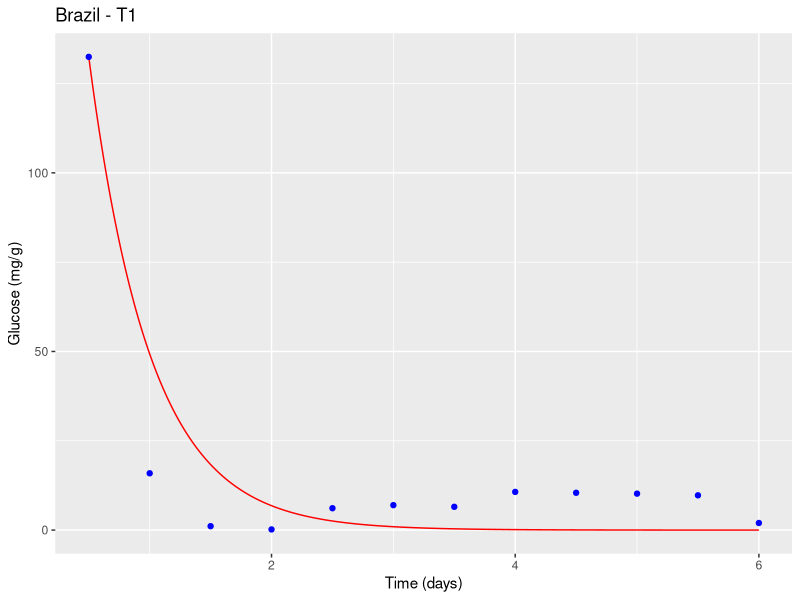
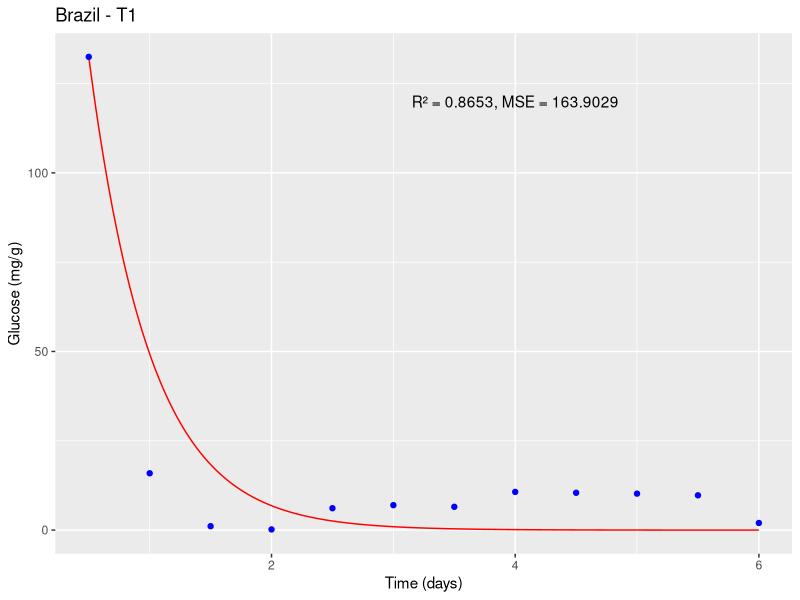
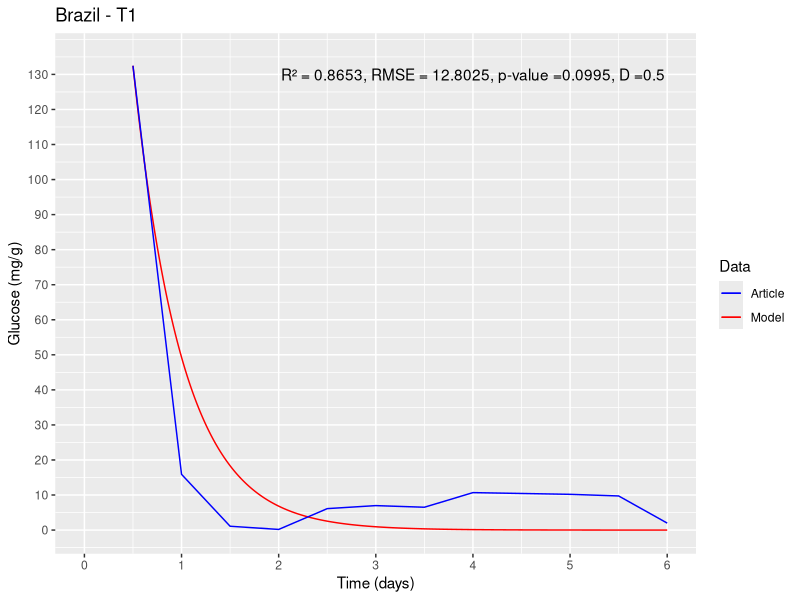

Write R code to recreate these figures, in order.
#Packages#
install.packages("deSolve")
install.packages("ggplot2")
#Libraries#
library(deSolve)
library(ggplot2)

state1<-c(y=132.47) # Initial state #
times1<-seq(0.5,6,1/10000) #6 days with 10000 intervals per day#
parameters1<-c(Y1=45.547,Y2=310.25) #Parameter values#
#Pereira et al., 2012 Brazil <- Brazil - T1#
#doi:10.1128/aem.01144-12#
#Brazil - T1#

#(i). DATA TO FEED THE GLUCOSE MODEL#

#nu1#
U<- 0.4125
G<- 132.47
K<-0.6099
L<-0.0017182
U1 <- (U*G/G+K*L)*L
U1
#nu2#
U2<- 0.4929
G2<- 132.47
K2<-0.5964
BAL2<-0.0001761

U2 <- (U2*G2/G2+K2*BAL2)*BAL2
U2

#Differential equation#
ODE1<-function(times,state,parameters){ 
  y<-state[1] #inital state
  Y1<-parameters[1] #parameter 1
  Y2<-parameters[2] #parameter 2
  dy<--(Y1*U1/0.03)*y-(Y2*U2/0.03)*y #equation 
  res<-dy
  list(res)
}


#number solution#
solution1<-lsoda(state1, times1, ODE1, parameters1)

#(ii). EXPERIMENTAL DATA OF ARTICLE#

ts = c(12/24,24/24,36/24,48/24,60/24,72/24,84/24,96/24,108/24,120/24,132/24,144/24)
glu<-c(132.472,15.902,1.09,0.184,6.121,6.98,6.516,10.687,10.443,10.2,9.734,1.986)

#Graph#

df <- data.frame(time = solution1[,1], glucose = solution1[,2])
d<-ggplot() +
  geom_line(data = df, aes(x = time, y = glucose), color = "red") +
  geom_point(data = data.frame(time = ts, glucose = glu), aes(x = time, y = glucose), color = "blue") +
  xlab("Time (days)") + ylab("Glucose (mg/g)") +
  ggtitle("Brazil - T1")
plot(d)


#Statistical validation#

#To statistically validate the mathematical model, various analysis tools can be used,
#but one of the most common is to compare the model results with experimental data and evaluate the quality of the fit.
#In this case, one can use the coefficient of determination (R²), the mean squared error (MSE), and the root mean square error (RMSE) as fitting measures#

#To calculate R², MSE, and RMSE, one can compare the values predicted by the model with
#the experimental data. First, extract the values predicted by the model at the same points 
#where the experimental measurements were taken, 
#using the approx() function in R:

pred <- approx(solution1[,1], solution1[,2], ts)$y

#Then, R², MSE, and RMSE can be calculated using the following formulas:
SSE <- sum((glu - pred)^2)
SST <- sum((glu - mean(glu))^2)
R2 <- 1 - SSE/SST
MSE <- SSE/length(glu)
RMSE <- sqrt(MSE)

#Where SSE is the sum of squared errors,
#SST is the total sum of squares,
#R² is the coefficient of determination, MSE is the mean squared error and RMSE is the root mean square error.

cat("R² = ", round(R2, 4), "\n")
cat("MSE = ", round(MSE, 4), "\n")
cat("RMSE = ", round(RMSE, 4), "\n")

#R² measures the proportion of total variation in the experimental data
#that is explained by the model. A value of R² close to 1 indicates a good fit of the model to the experimental data

#MSE measures the average of squared errors between experimental values
#and the values predicted by the model. A low MSE value indicates good predictive capability of the model.

#The root mean square error (RMSE) was determined, which quantifies the magnitude of deviation of simulated values from observed values.

d <- ggplot() +
  geom_line(data = df, aes(x = time, y = glucose), color = "red") +
  geom_point(data = data.frame(time = ts, glucose = glu), aes(x = time, y = glucose), color = "blue") +
  xlab("Time (days)") + ylab("Glucose (mg/g)") +
  ggtitle("Brazil - T1") +
  annotate("text", x = 4, y = 120, label = paste0("R² = ", round(R2, 4), ", MSE = ", round(MSE, 4)))

plot(d)

#Two-sample Kolmogorov–Smirnov test - KS#
#Ho: The simulation results follow the same distribution of experimental data#
#Ha: The simulation results do not follow the same distribution of experimental data#
#Hypothesis test with an alpha of 0.05#
#to determine if there is a significant difference between the data and the exponential distribution#
#Hypothesis test 
alpha <- 0.05

# Perform Kolmogorov-Smirnov test
ks_test <- ks.test(glu, pred)
ks_test

# Results Kolmogorov-Smirnov test
cat("Kolmogorov-Smirnov test:", "\n")
cat("Test statistic:", round(ks_test$statistic, 4), "\n")
cat("p-value:", round(ks_test$p.value, 4), "\n")

if (ks_test$p.value < alpha) {
  cat("The simulation results do not follow the same distribution of experimental data.\n")
} else {
  cat("The simulation results follow the same distribution of experimental data.\n")
}

#Final plot#
p_value <- round(ks_test$p.value, 4)
D <- round(ks_test$statistic, 4)

# First, define the colors we want to use for each element:
colors <- c(Model = "red", Article = "blue")

# Then the script is modified to assign a name to each geom and set the color scale manually
d <- ggplot() +
  geom_line(data = df, aes(x = time, y = glucose, color = "Model"), show.legend = TRUE) +
  geom_line(data = data.frame(time = ts, glucose = glu), aes(x = time, y = glucose, color = "Article"), show.legend = TRUE) +
  xlab("Time (days)") + ylab("Glucose (mg/g)") +
  ggtitle("Brazil - T1") +
  annotate("text", x = 4, y = 130, label = paste0("R² = ", round(R2, 4), ", RMSE = ", round(RMSE, 4), ", p-value =", round(p_value, 4), ", D =", round(D, 4))) +
  labs(color = "Data") +  # Change the title of the legend
  scale_color_manual(values = colors) +
  scale_x_continuous(limits = c(0, 6), breaks = seq(0, 6, 1)) +  # x-axis boundaries and intervals between mark
  scale_y_continuous(limits = c(0, 135), breaks = seq(0, 135, 10))   # y-axis boundaries and intervals between mark

#PLOT#
print(d)
